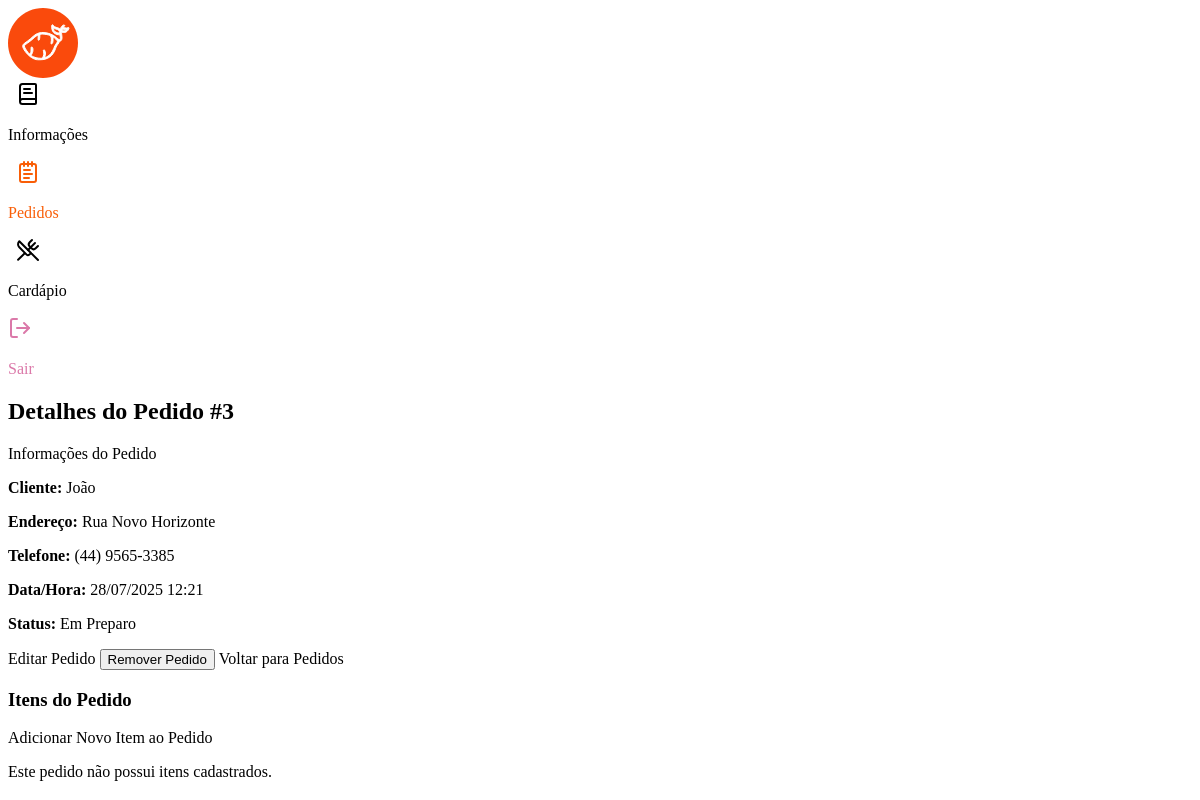
Screenshot of /dash/pedidos/3/ (signed in) with the database file from the repository.
### dashboard/models.py (models this page shows, shortened)
class Pedido(models.Model):
    STATUS_PEDIDO_CHOICES = [
        ('pendente', 'Pendente'),
        ('em_preparo', 'Em Preparo'),
        ('a_caminho', 'A Caminho'),
        ('entregue', 'Entregue'),
        ('cancelado', 'Cancelado'),
    ]
    cliente_nome = models.CharField(max_length=255)
    cliente_endereco = models.CharField(max_length=255)
    cliente_telefone = models.CharField(max_length=20)
    data_hora = models.DateTimeField(auto_now_add=True)
    status = models.CharField(
        max_length=20, choices=STATUS_PEDIDO_CHOICES, default='pendente')
    restaurante = models.ForeignKey(
        Restaurante, on_delete=models.CASCADE, related_name='pedidos')

### dashboard/views.py (the view)
# urls.py: path('pedidos/<int:pedido_id>/', detalhar_pedido, name="detalhar_pedido"),
@login_required
def detalhar_pedido(request, pedido_id):
    restaurante = get_object_or_404(Restaurante, user=request.user)
    pedido = get_object_or_404(Pedido, pk=pedido_id)
    if pedido.restaurante != restaurante:
        messages.error(request, 'Você não tem permissão para visualizar este pedido.')
        return redirect('listar_pedidos')
    itens_pedido = PedidoItem.objects.filter(pedido=pedido)
    for item in itens_pedido:
        item.valor_total = item.valor_unitario * item.quantidade
    contexto = {
        'pedido': pedido,
        'itens_pedido': itens_pedido
    }
    return render(request, 'pedidos/detalhe.html', contexto)

### dashboard/templates/pedidos/detalhe.html (shortened to what this page needs)
{% extends 'page_base.html' %}
{% load static %}
{% block sidebar_options %}
<a href="{% url 'home_info' %}">
  <i data-lucide="book-text"></i>
  <p>Informações</p>
</a>
<a href="{% url 'listar_pedidos' %}" class="active">
  <i data-lucide="notepad-text"></i>
  <p>Pedidos</p>
</a>
<a href="{% url 'listar_itens_cardapio' %}">
  <i data-lucide="utensils-crossed"></i>
  <p>Cardápio</p>
</a>
{% endblock %}
{% block main_content %}
    <div class="container my-4">
        <h2>Detalhes do Pedido #{{ pedido.id }}</h2>
        <div class="card mb-4">
            <div class="card-header">
                Informações do Pedido
            </div>
            <div class="card-body">
                <p><strong>Cliente:</strong> {{ pedido.cliente_nome }}</p>
                <p><strong>Endereço:</strong> {{ pedido.cliente_endereco }}</p>
                <p><strong>Telefone:</strong> {{ pedido.cliente_telefone }}</p>
                <p><strong>Data/Hora:</strong> {{ pedido.data_hora|date:"d/m/Y H:i" }}</p>
                <p><strong>Status:</strong> {{ pedido.get_status_display }}</p>
                <a href="{% url 'editar_pedido' pedido.id %}" class="btn btn-sm btn-info">Editar Pedido</a>
                <form action="{% url 'remover_pedido' pedido.id %}" method="post" style="display:inline;" onsubmit="return confirm('Tem certeza que deseja remover este pedido e todos os seus itens?');">
                    <button type="submit" class="btn btn-sm btn-danger">Remover Pedido</button>
                </form>
                <a href="{% url 'listar_pedidos' %}" class="btn btn-sm btn-secondary">Voltar para Pedidos</a>
            </div>
        </div>
        <h3>Itens do Pedido</h3>
        <div class="mb-3">
            <a href="{% url 'cadastrar_pedido_item' pedido.id %}" class="btn btn-primary">Adicionar Novo Item ao Pedido</a>
        </div>
        {% if itens_pedido %}
            <div class="table-responsive">
                <table class="table table-striped table-bordered">
                    <thead>
                        <tr>
                            <th>Item Cardápio</th>
                            <th>Quantidade</th>
                            <th>Valor Unitário</th>
                            <th>Valor Total</th>
                            <th>Ações</th>
                        </tr>
                    </thead>
                    <tbody>
                        {% for item in itens_pedido %}
                            <tr>
                                <td>{{ item.item_cardapio.nome }}</td>
                                <td>{{ item.quantidade }}</td>
                                <td>R$ {{ item.valor_unitario|floatformat:2 }}</td>
                                <td>R$ {{ item.valor_total|floatformat:2 }}</td>
                                <td>
                                    <a href="{% url 'editar_pedido_item' pedido.id item.id %}" class="btn btn-sm btn-info">Editar</a>
                                    <form action="{% url 'remover_pedido_item' pedido.id item.id %}" method="post" style="display:inline;" onsubmit="return confirm('Tem certeza que deseja remover este item do pedido?');">
                                        {% csrf_token %}
                                        <button type="submit" class="btn btn-sm btn-danger">Remover</button>
                                    </form>
                                </td>
                            </tr>
                        {% endfor %}
                    </tbody>
                </table>
            </div>
        {% else %}
            <p>Este pedido não possui itens cadastrados.</p>
        {% endif %}
    </div>
{% endblock main_content %}

### dashboard/static/css/page.css (style rules this page uses)
:root { --orange-1: #F95E07; --orange-2: #FA4A0C; --red-1: #DB79A9; --green-1: #9DC8A5; }
a { color: black; text-decoration: none; }
.active { color: var(--orange-1); }

### rows the page displays
Pedido: id "3", cliente_nome "João", cliente_endereco "Rua Novo Horizonte", cliente_telefone "(44) 9565-3385", data_hora "28/07/2025 12:21", status "Em Preparo"
